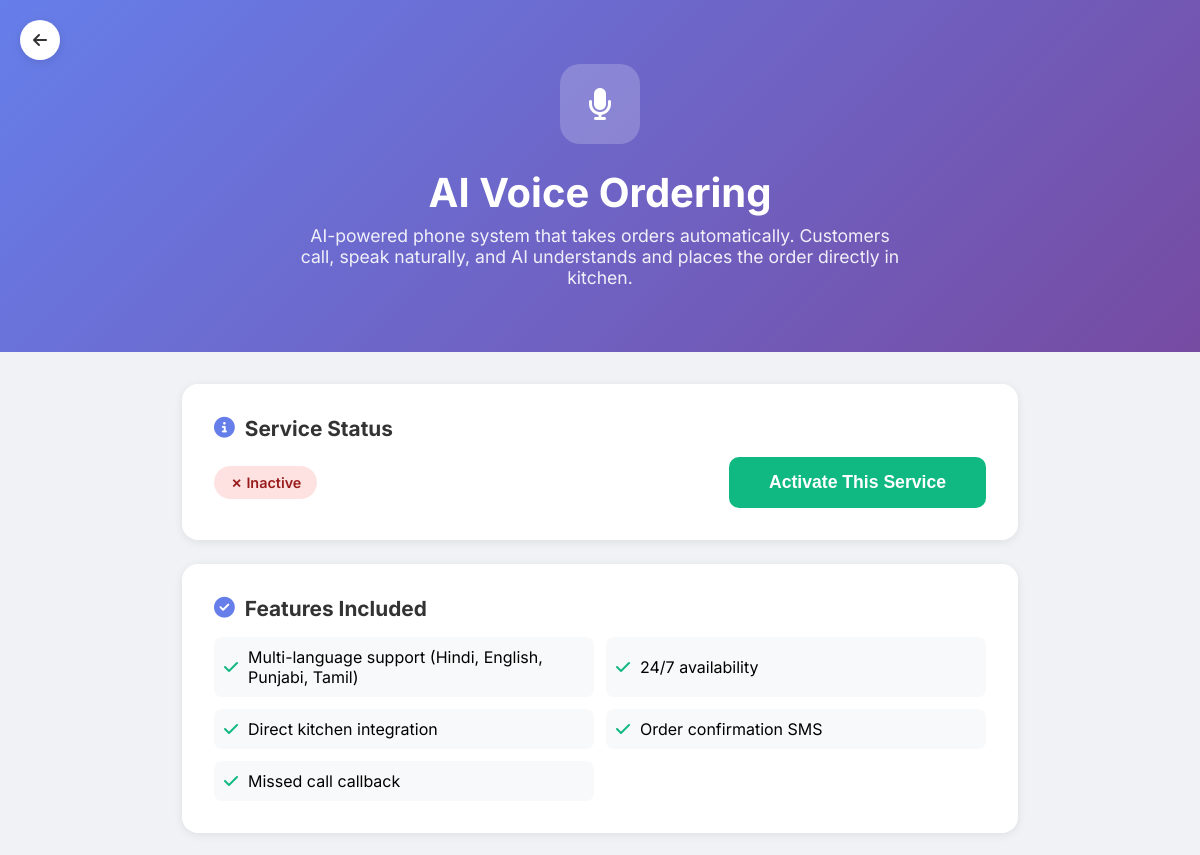
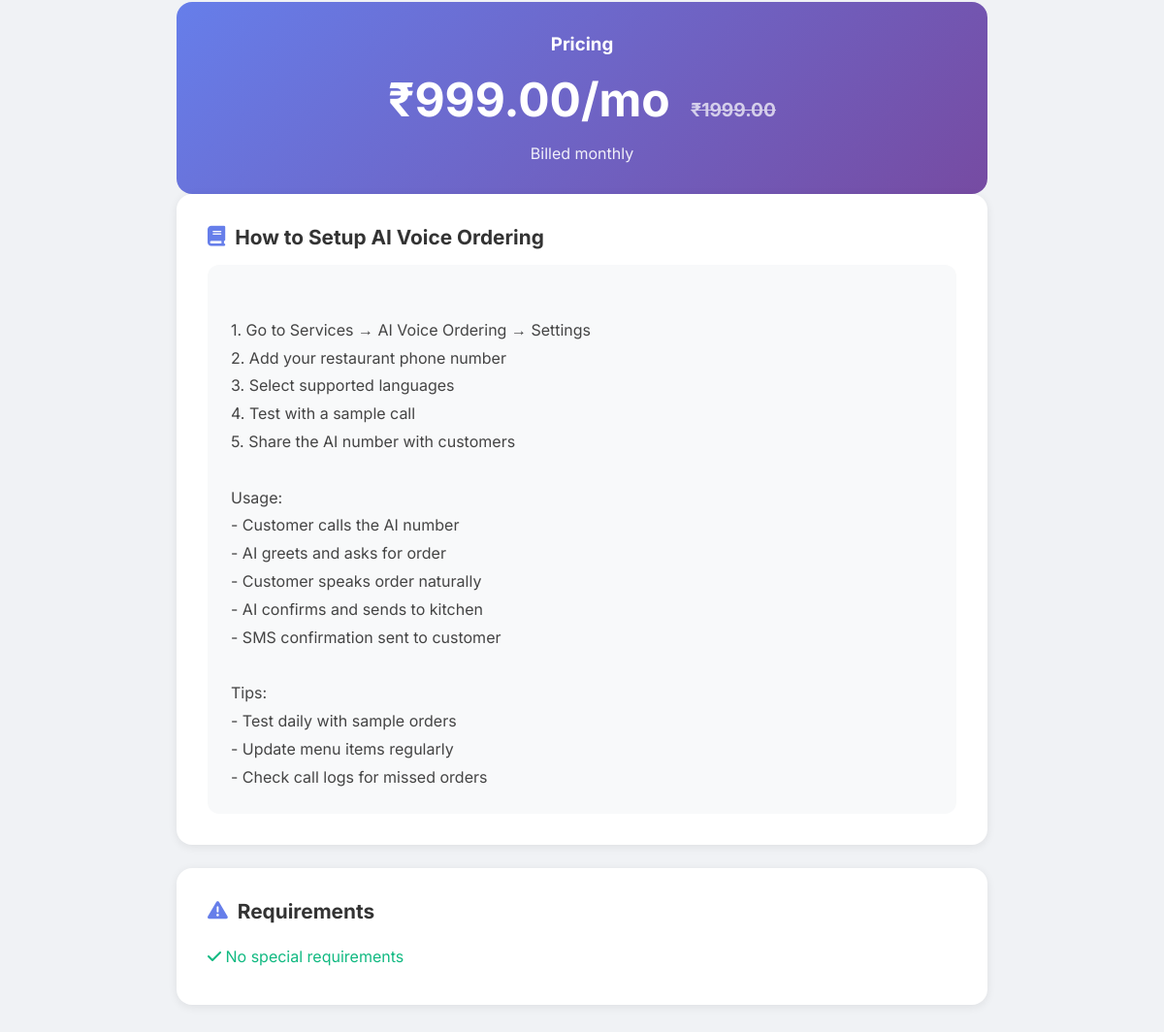
/services/ai-voice-ordering/ (signed in), run on the app's committed database (2 pictures, top to bottom).
### services/models.py (models this page shows, shortened)
class Service(models.Model):
    PRICE_TYPE_CHOICES = [
        ('free', 'Free'),
        ('one_time', 'One-Time'),
        ('monthly', 'Monthly'),
        ('per_order', 'Per Order'),
    ]
    category = models.ForeignKey(ServiceCategory, on_delete=models.CASCADE, related_name='services')
    name = models.CharField(max_length=200)
    slug = models.SlugField(unique=True, max_length=100)
    short_description = models.CharField(max_length=300)
    full_description = models.TextField()
    icon = models.CharField(max_length=50, default='fas fa-star')
    price_type = models.CharField(max_length=20, choices=PRICE_TYPE_CHOICES, default='free')
    price = models.DecimalField(max_digits=10, decimal_places=2, default=0)
    original_price = models.DecimalField(max_digits=10, decimal_places=2, default=0, help_text="Original price for showing discount")
    features = models.JSONField(default=list, help_text='JSON list of features')
    manual_title = models.CharField(max_length=200, blank=True)
    manual_content = models.TextField(blank=True, help_text='How to use this service')
    setup_guide_url = models.URLField(blank=True, help_text='Video tutorial URL')
    is_active = models.BooleanField(default=True)
    is_popular = models.BooleanField(default=False)
    is_beta = models.BooleanField(default=False)
    order = models.IntegerField(default=0)
    requires_whatsapp = models.BooleanField(default=False)
    requires_razorpay = models.BooleanField(default=False)
    requires_staff = models.BooleanField(default=False)
    class Meta:
        ordering = ['category', 'order', 'name']
    def get_price_display(self):
        if self.price_type == 'free':
            return 'FREE'
        elif self.price_type == 'monthly':
            return f'₹{self.price}/mo'
        elif self.price_type == 'one_time':
            return f'₹{self.price}'
        elif self.price_type == 'per_order':
            return f'₹{self.price}/order'
        return str(self.price)

### services/views.py (the view)
# urls.py: path('<slug:slug>/', views.service_detail, name='service_detail'),
@login_required
def service_detail(request, slug):
    service = get_object_or_404(Service, slug=slug)
    tenant = getattr(request, 'tenant', None)
    tenant_service = TenantService.objects.filter(
        tenant=tenant,
        service=service
    ).first()
    context = {
        'service': service,
        'tenant_service': tenant_service,
        'is_active': tenant_service.status == 'active' if tenant_service else False,
    }
    return render(request, 'services/detail.html', context)

### tenants/context_processors.py (called while the page is built)
def tenant_context(request):
    return {
        'tenant': getattr(request, 'tenant', None),
        'tenant_slug': getattr(request, 'tenant_slug', None),
        'brand_name': getattr(settings, 'BRAND_NAME', 'MecGuraServe'),
        'brand_domain': getattr(settings, 'BRAND_DOMAIN', 'mecguraserve.com'),
        'brand_tagline': getattr(settings, 'BRAND_TAGLINE', 'Scan. Order. Serve.'),
    }

### templates/services/detail.html (shortened to what this page needs)
{% load static %}
<!DOCTYPE html>
<html lang="en">
<head>
    <link rel="stylesheet" href="https://cdnjs.cloudflare.com/ajax/libs/font-awesome/6.4.0/css/all.min.css">
</head>
<body>
    <a href="{% url 'service_catalog' %}" class="back-btn">
        <i class="fas fa-arrow-left"></i>
    </a>
    <div class="hero">
        <div class="hero-icon">
            <i class="{{ service.icon }}"></i>
        </div>
        <h1>{{ service.name }}</h1>
        <p>{{ service.full_description }}</p>
    </div>
    <div class="container">
        <div class="card">
            <h2><i class="fas fa-info-circle"></i> Service Status</h2>
            <div style="display: flex; justify-content: space-between; align-items: center;">
                <div>
                    {% if is_active %}
                    <span class="status-badge status-active">✓ Active</span>
                    {% else %}
                    <span class="status-badge status-inactive">✗ Inactive</span>
                    {% endif %}
                </div>
                <div>
                    {% if is_active %}
                    <a href="{% url 'service_settings' service.slug %}" class="btn btn-primary">
                        <i class="fas fa-cog"></i> Settings
                    </a>
                    <form method="post" action="{% url 'deactivate_service' service.slug %}" style="display: inline;">
                        {% csrf_token %}
                        <button type="submit" class="btn btn-danger">Deactivate</button>
                    </form>
                    {% else %}
                    <form method="post" action="{% url 'activate_service' service.slug %}" style="display: inline;">
                        <button type="submit" class="btn btn-success btn-large">Activate This Service</button>
                    </form>
                    {% endif %}
                </div>
            </div>
        </div>
        <div class="card">
            <h2><i class="fas fa-check-circle"></i> Features Included</h2>
            <ul class="features-list">
                {% for feature in service.features %}
                <li><i class="fas fa-check"></i> {{ feature }}</li>
                {% endfor %}
            </ul>
        </div>
        <div class="pricing-box">
            <h3 style="margin-bottom: 0.5rem;">Pricing</h3>
            <div class="pricing-amount">
                {{ service.get_price_display }}
                {% if service.original_price > service.price %}
                <span class="pricing-original">₹{{ service.original_price }}</span>
                {% endif %}
            </div>
            {% if service.price_type != 'free' %}
            <p style="opacity: 0.9;">Billed {% if service.price_type == 'monthly' %}monthly{% elif service.price_type == 'one_time' %}once{% elif service.price_type == 'per_order' %}per order{% endif %}</p>
            {% endif %}
        </div>
        {% if service.manual_content %}
        <div class="card">
            <h2><i class="fas fa-book"></i> {{ service.manual_title|default:"How to Use" }}</h2>
            <div class="manual-section">
                {{ service.manual_content }}
            </div>
        </div>
        {% endif %}
        <div class="card">
            <h2><i class="fas fa-exclamation-triangle"></i> Requirements</h2>
            <ul style="list-style: none;">
                {% if not service.requires_whatsapp and not service.requires_razorpay and not service.requires_staff %}
                <li style="padding: 8px 0; color: #10b981;"><i class="fas fa-check"></i> No special requirements</li>
                {% endif %}
            </ul>
        </div>
    </div>
</body>
</html>

### templates/services/detail.html (style rules this page uses)
* { margin: 0; padding: 0; box-sizing: border-box; }
body { font-family: 'Inter', sans-serif; background: #f0f2f5; }
.back-btn { position: fixed; top: 20px; left: 20px; z-index: 100; background: white; border-radius: 50%; width: 40px; height: 40px; display: flex; align-items: center; justify-content: center; box-shadow: 0 2px 10px rgba(0,0,0,0.1); text-decoration: none; color: #333; }
.hero { background: linear-gradient(135deg, #667eea 0%, #764ba2 100%); color: white; padding: 4rem 2rem; text-align: center; }
.hero-icon { width: 80px; height: 80px; border-radius: 20px; background: rgba(255,255,255,0.2); display: flex; align-items: center; justify-content: center; font-size: 2rem; margin: 0 auto 1.5rem; }
.hero h1 { font-size: 2.5rem; margin-bottom: 0.5rem; }
.hero p { font-size: 1.1rem; opacity: 0.9; max-width: 600px; margin: 0 auto; }
.container { max-width: 900px; margin: 0 auto; padding: 2rem; }
.card { background: white; border-radius: 16px; padding: 2rem; margin-bottom: 1.5rem; box-shadow: 0 2px 10px rgba(0,0,0,0.08); }
.card h2 { font-size: 1.3rem; color: #333; margin-bottom: 1rem; display: flex; align-items: center; gap: 10px; }
.card h2 i { color: #667eea; }
.features-list { list-style: none; display: grid; grid-template-columns: repeat(2, 1fr); gap: 0.75rem; }
.features-list li { display: flex; align-items: center; gap: 10px; padding: 10px; background: #f8f9fa; border-radius: 8px; }
.features-list li i { color: #10b981; }
.pricing-box { background: linear-gradient(135deg, #667eea 0%, #764ba2 100%); color: white; border-radius: 16px; padding: 2rem; text-align: center; }
.pricing-amount { font-size: 3rem; font-weight: 700; margin: 1rem 0; }
.pricing-original { text-decoration: line-through; opacity: 0.7; font-size: 1.2rem; margin-left: 10px; }
.btn { display: inline-block; padding: 15px 30px; border-radius: 10px; font-weight: 600; text-decoration: none; transition: all 0.2s; border: none; cursor: pointer; font-size: 1rem; }
.btn-success { background: #10b981; color: white; }
.btn-large { padding: 15px 40px; font-size: 1.1rem; }
.manual-section { background: #f8f9fa; border-radius: 12px; padding: 1.5rem; white-space: pre-line; line-height: 1.8; color: #444; }
.status-badge { display: inline-block; padding: 8px 16px; border-radius: 20px; font-weight: 600; font-size: 0.9rem; }
.status-inactive { background: #fee2e2; color: #991b1b; }

### data on the page
Service: name "AI Voice Ordering", full_description "AI-powered phone system that takes orders automatically. Customers call, speak naturally, and AI understands and places the order directly in kitchen.", price "₹999.00/mo", original_price "1999.00", manual_title "How to Setup AI Voice Ordering", manual_content "1. Go to Services → AI Voice Ordering → Settings 2. Add your restaurant phone number 3. Select supported languages 4. Test with a sample call 5. Share the AI number with customers Usage: - Customer calls the AI number - AI greets and asks for order - Customer speaks order naturally - AI confirms and sends to kitchen - SMS confirmation sent to customer Tips: - Test daily with sample orders - Update menu items regularly - Check call logs for missed orders"

### other printed values
{{ feature }} "Multi-language support (Hindi, English, Punjabi, Tamil)" "24/7 availability" "Direct kitchen integration" "Order confirmation SMS" "Missed call callback"
